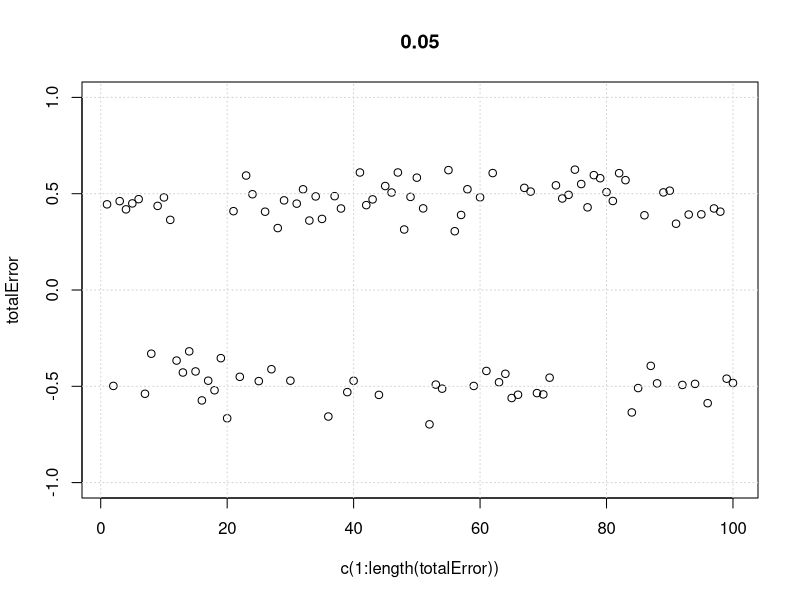
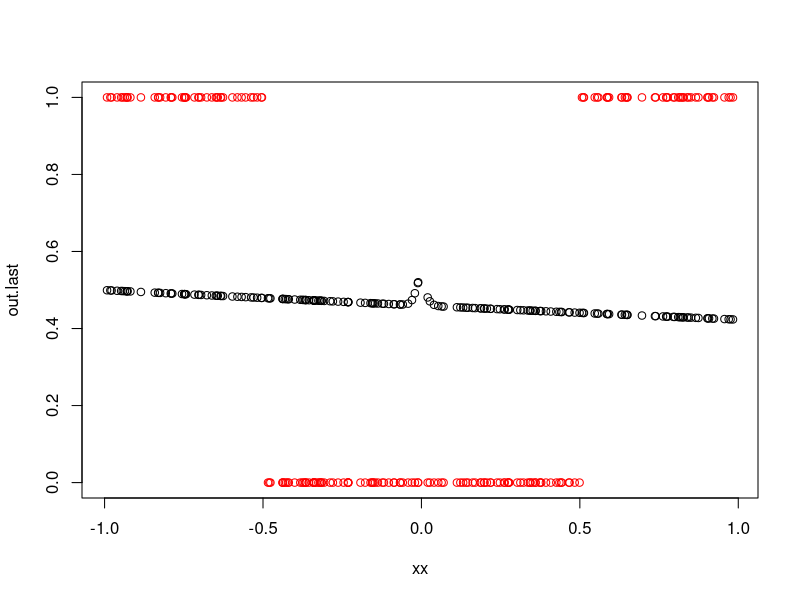

These charts were generated, in order, by the following R code:

# facteur d'apprentissage "mu"
mu <- 0.05

acti <- function(x){
   return(1/(1+exp(-x)))
}

deacti <- function(x){
   return(acti(x)*(1-acti(x)))
}

# couche C1 (entrée) : 1 neurone
# C2 (sortie) : 1 neurone

# test de plusieurs facteuirs d'apprentissage :
for(mu in c(0.05)){ # for(mu in seq(0.05,0.05,0.01)){


xxlen <- 100
xx <- runif(xxlen)*2-1
yy <- as.numeric(xx<(-.5) | xx>.5)

# 1 2 3
# - - -
# 0 0     # bias 
# 1 1 1
#   2

couches <- c(1,10,1)
# couches <- c(1,7,7,1)
#couches <- c(2,3,3,1)
coucheswithbias <- couches+1
coucheswithbias[length(coucheswithbias)] <- coucheswithbias[length(coucheswithbias)]-1

neuronesNB <- sum(coucheswithbias)
neuronesID <- 1:neuronesNB

# weights matrix
weights <- matrix(NA,nrow=neuronesNB, ncol=neuronesNB)

# attribute random weights
ncount <- 1
for(i in 2:length(coucheswithbias)){
   nh <- coucheswithbias[i-1]
   ni <- coucheswithbias[i]
   
   weights[
       ncount:(ncount+nh-1)
      ,(ncount+nh):(ncount+nh+ni-1)
   ] <- rnorm(nh*ni)
   
   if(i!=length(coucheswithbias)){
      weights[
          ncount:(ncount+nh-1)
         ,(ncount+nh)
      ] <- NA
   }
   ncount <- ncount+nh
}
weights <- round(weights,3)
#print(weights)



# \1 2 . 3 4 5 . 6
# 1
# 2
# .
# 3 
# 4
# 5
# .
# 6


totalError <- c()
nmax <- 100000
for(n in 1:nmax){
	if(n%%(nmax/100)==0){print(n)}

sumError <- rep(0,couches[length(couches)])

#for(i in 1:xxlen){
   
   
   xxi <- runif(1)*2-1 # xx[i]
   yyi <- as.numeric(xxi<(-.5) | xxi>.5) # yy[i]
   
   # forward propagation of signal
   neurones_value <- rep(0,neuronesNB)
   ncount <- 1 
   for(j in 1:(length(coucheswithbias))){#-1)){
   
      if(j==1){  # si couche d'entrée alors valeurs d'entrée
         neurones_value[1:coucheswithbias[1]] <- c(1,xxi)
      }else{  # sinon calculer sommes pondérées et fonction d'activation
         for(k in (sum(coucheswithbias[1:(j-1)])+1):(sum(coucheswithbias[1:j]))){
            if(k==(sum(coucheswithbias[1:(j-1)])+1) & j!=length(couches)){  # si bias alors 1
               neurones_value[k] <- 1
            }else{  # si neurone normal alors acti(somme pondérée)
                  if(j==2){prevfirst <- 1}else{prevfirst <- (sum(coucheswithbias[1:(j-2)])+1)}
               neurones_value[k] <-
               acti(
                 sum(
                   as.vector(
                     weights[
                       prevfirst:(sum(coucheswithbias[1:(j-1)])), k
                     ]
                   ) * 
                   neurones_value[
                     prevfirst:(sum(coucheswithbias[1:(j-1)]))
                   ]
                 )
               )
            }
         }
      }
      ncount <- ncount+coucheswithbias[j]
   }
   # print(neurones_value)
   
   # backpropagation des deltas :
   
   deltas <- rep(0,neuronesNB)
   
   for(j in length(coucheswithbias):2){
      ncount <- ncount-coucheswithbias[j]
   
      if(j==length(coucheswithbias)){ # si couche de sortie
         deltas[(sum(coucheswithbias[1:(j-1)])+1):sum(coucheswithbias)] <-
               yyi-neurones_value[(sum(coucheswithbias[1:(j-1)])+1):sum(coucheswithbias)]
            sumError <- sumError+deltas[(sum(coucheswithbias[1:(j-1)])+1):sum(coucheswithbias)]
   
      }else{ # sinon, pour chaque neurone de la couche...
         for(k in (sum(coucheswithbias[1:(j-1)])+1):sum(coucheswithbias[1:j])){
            
            # si couche juste devant celle de sortie, prendre en compte que la couche de sortie n'a pas de bias
            if(j==(length(coucheswithbias)-1)){addedbias <- 0}else{addedbias <- 1}
            
            nextfirst <- sum(coucheswithbias[1:j])+1+addedbias
            nextlast  <- sum(coucheswithbias[1:(j+1)])

            deltas[k] <-
               deacti(neurones_value[k])*
               sum(
                  deltas[nextfirst:nextlast]*
                  as.vector(weights[k,nextfirst:nextlast])
               )
               
         }
   
      }
   }
   
   # print(round(weights,2))

   # forward propagation of weights modifications
   
   #exemple : p1021 <- p1021+.1*n10*d21
   
   matrixweightsid <- which(!is.na(weights))
   
   for(weiid in matrixweightsid){
   
      wei <- weights[weiid]
      matrixweightscolumn <- 1+weiid%/%neuronesNB
      matrixweightsrow <- weiid%%neuronesNB
      
      weights[weiid] <- wei+mu*neurones_value[matrixweightsrow]*deltas[matrixweightscolumn]
   
   }
   
   # matrixweightsid <- which(!is.na(weights))

   # matrixweightscolumn <- 1+matrixweightsid%/%neuronesNB
   # matrixweightsrow <- matrixweightsid%%neuronesNB
      # print(cbind(deltas,matrixweightscolumn,matrixweightsrow))

   # for(k in 1:neuronesNB){
     #  print(k)
	#print(weights[matrixweightsrow[k],matrixweightscolumn[k]])
	#print(neurones_value[matrixweightsrow[k]])
	#print(deltas[matrixweightscolumn[k]])

      # tmp <- weights[matrixweightsrow[k],matrixweightscolumn[k]] +
        #  0.1 *
        #  neurones_value[matrixweightsrow[k]] *
         # deltas[matrixweightscolumn[k]]
# print(paste(k,":",tmp))
  #     weights[matrixweightsrow[k],matrixweightscolumn[k]] <- tmp
   # }
   
      
   
# yyout <- acti(weights[3,6]*1+weights[4,6]*acti(weights[1,4]*1+weights[2,4]*xx)+weights[5,6]*acti(weights[1,5]*1+weights[2,5]*xx))
# plot(yyout~xx)

#}

# enregistrement de l'erreur en sortie
if(n%%(nmax/100)==0){
	totalError <- c(totalError,sumError[1])
}


}

xx <- c()
yy <- c()
out.last <- c()
for(i in 1:200){
   
   xxi <- runif(1)*2-1 # xx[i]
   yyi <- as.numeric(xxi<(-.5) | xxi>.5) # yy[i]
   
	xx <- c(xx,xxi)
	yy <- c(yy,yyi)

   # forward propagation of signal
   neurones_value <- rep(0,neuronesNB)
   ncount <- 1 
   for(j in 1:(length(coucheswithbias))){#-1)){
   
      if(j==1){  # si couche d'entrée alors valeurs d'entrée
         neurones_value[1:coucheswithbias[1]] <- c(1,xxi)
      }else{  # sinon calculer sommes pondérées et fonction d'activation
         for(k in (sum(coucheswithbias[1:(j-1)])+1):(sum(coucheswithbias[1:j]))){
            if(k==(sum(coucheswithbias[1:(j-1)])+1) & j!=length(couches)){  # si bias alors 1
               neurones_value[k] <- 1
            }else{  # si neurone normal alors acti(somme pondérée)
                  if(j==2){prevfirst <- 1}else{prevfirst <- (sum(coucheswithbias[1:(j-2)])+1)}
               neurones_value[k] <-
               acti(
                 sum(
                   as.vector(
                     weights[
                       prevfirst:(sum(coucheswithbias[1:(j-1)])), k
                     ]
                   ) * 
                   neurones_value[
                     prevfirst:(sum(coucheswithbias[1:(j-1)]))
                   ]
                 )
               )
            }
         }
      }
      
   }
   # print(neurones_value)
   out.last <- c(out.last,neurones_value[neuronesNB])
}

x11()
plot(totalError~c(1:length(totalError)), ylim=c(-1,1), main=mu)
grid()

#xx <- xx

#yyout <- acti(weights[3,6]*1+weights[4,6]*acti(weights[1,4]*1+weights[2,4]*xx)+weights[5,6]*acti(weights[1,5]*1+weights[2,5]*xx))
#plot(yyout~xx)

plot(out.last ~ xx, ylim=c(min(c(out.last,yy)),max(c(out.last,yy))))
points(x=xx,y=yy, col="red")

}
